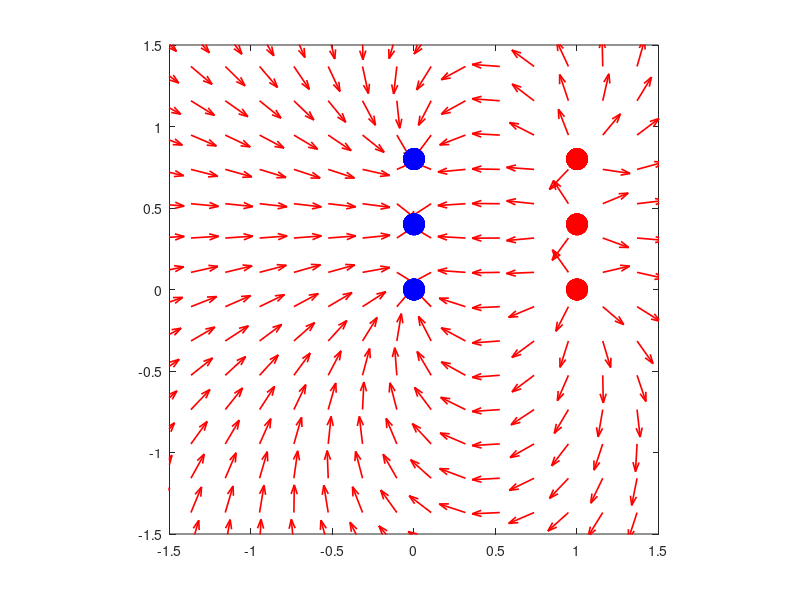

MATLAB code to generate this figure:
% Crear grid
clc; clear; close all; % Limpiar la consola, las variables y las figuras
N=20; % Número de puntos en cada dimensión
minX=-2; maxX=+2; % Valores mínimos y máximos de x
minY=-2; maxY=+2; % Valores mínimos y máximos de y
x=linspace(minX,maxX,N); % Generar valores de x
y=linspace(minY,maxY,N); % Generar valores de y
[xG,yG]=meshgrid(x,y); % Crear una cuadrícula de puntos en el espacio 2D

NQn = 3;
NQp = 3;

% Información de carga negativa
% xCn = ones(1, NQn);
% yCn = linspace(0, (NQn-1)*a, NQn);
xCn = 0; % Coordenada x de la partícula negativa
yCn = 0; % Coordenada y de la partícula negativa
Qn = -20; % Carga negativa de la partícula

% Posición de la partícula positiva
xCp =1; % Coordenada x de la partícula positiva
yCp = 0; % Coordenada y de la partícula positiva
Qp = 20; % Carga positiva de la partícula

% Posición de la partícula central
xC = 0; % Coordenada x de la partícula central
yC = 0; % Coordenada y de la partícula central

% Ancho de las partículas
a=0.4; % Ancho de la partícula
aParticula=0.1; % Ancho de la partícula central

% Constantes
eps0 = 8.85e-12; % Permitividad del espacio libre
kC = 1/(4*pi*eps0); % Constante de Coulomb


% Graficar la flecha
% figure();

% % Graficar la partícula central
% h=rectangle('Position',[xC-aParticula/2,yC-aParticula/2,aParticula,aParticula],'curvature',[1 1]); 
% set(h,'Facecolor',[0 0 0],'Edgecolor',[0 0 1]);

u = zeros(size(xG));
v = zeros(size(yG));

% Graficar la partícula negativa
for i=1:NQn
    for j=1:NQn
        Rx = xG - xCn; % Componente x de la distancia entre cada punto y la partícula negativa
        Ry = yG - yCn - (a * (j-1)); % Componente y de la distancia entre cada punto y la partícula negativa
        R = sqrt(Rx.^2 + Ry.^2).^3; % Distancia entre cada punto y la partícula negativa
        Ex = kC .* Qn .* Rx ./ R; % Componente x del campo eléctrico debido a la partícula negativa
        Ey = kC .* Qn .* Ry ./ R; % Componente y del campo eléctrico debido a la partícula negativa
        
        u = u + Ex;
        v = v + Ey;
    end
end

% Graficar la partícula positiva
for i=1:NQp
    for j=1:NQp
        Rx = xG - xCp; % Componente x de la distancia entre cada punto y la partícula positiva
        Ry = yG - yCp - (a * (j-1)); % Componente y de la distancia entre cada punto y la partícula positiva
        R = sqrt(Rx.^2 + Ry.^2).^3; % Distancia entre cada punto y la partícula positiva
        Ex = kC .* Qp .* Rx ./ R; % Componente x del campo eléctrico debido a la partícula positiva
        Ey = kC .* Qp .* Ry ./ R; % Componente y del campo eléctrico debido a la partícula positiva
        u = u + Ex;
        v = v + Ey;
    end
end

E = sqrt(u.^2 + v.^2); % Magnitud del campo eléctrico en cada punto

% Componentes u y v
u = u./E; % Componente x del vector unitario del campo eléctrico
v = v./E; % Componente y del vector unitario del campo eléctrico

% Graficar las flechas
% u_avg = mean(u(:)); % Componente x promedio del vector unitario del campo eléctrico
% v_avg = mean(v(:)); % Componente y promedio del vector unitario del campo eléctrico

figure();
quiver(xG, yG, u, v, 'autoscalefactor', 0.6, 'color', [1 0 0], 'linewidth', 1.2);
hold on;

for i=1:NQn
    for j=1:NQn
        plot(xCn * ones(1, NQn) , yCn + a * (0:NQn-1), 'bo', 'MarkerSize', 15, 'MarkerFaceColor', 'b'); % Cargas negativas
        plot(xCp * ones(1, NQp), yCp + a * (0:NQp-1), 'ro', 'MarkerSize', 15, 'MarkerFaceColor', 'r'); % Cargas positivas
    end
end
axis([-1.5 1.5 -1.5 1.5]);
axis equal;
box on;

% % Cálculo del Campo Eléctrico => Partícula Central 2
% magnitudDeCargas = sqrt(Qn^2 + Qp^2); % Magnitud de las cargas
% d = sqrt((xCn - xCp)^2 + (yCn - yCp)^2); % Distancia entre las partículas negativa y positiva
% p = magnitudDeCargas*d; % Producto de la magnitud de las cargas y la distancia
% % Punto medio
% xm = (xCn + xCp)/2; % Coordenada x del punto medio
% ym = (yCn + yCp)/2; % Coordenada y del punto medio

% % Distancia desde el punto medio hasta la partícula central
% r = sqrt((xC - xm)^2 + (yC - ym)^2); % Distancia entre el punto medio y la partícula central
% vectorPosicionR = (xC - xm) + (yC - ym); % Vector de posición desde el punto medio hasta la partícula central
% magnitudDeR = sqrt((xC - xm)^2 + (yC - ym)^2); % Magnitud del vector de posición
% vectorUnitarioR = vectorPosicionR/magnitudDeR; % Vector unitario en la dirección del vector de posición
% % Campo eléctrico de la partícula central
% E = (kC * (2*p/(r^2)) * vectorUnitarioR); % Campo eléctrico en la partícula central

% % Graficar las flechas
% % u_avg = mean(u(:)); % Componente x promedio del vector unitario del campo eléctrico
% % v_avg = mean(v(:)); % Componente y promedio del vector unitario del campo eléctrico

% h=quiver(xC, yC, u_avg*3, v_avg*3, 'Color', 'blue', 'LineWidth', 2, 'MaxHeadSize', 1.5); % Graficar la flecha en la partícula central
% set(h,'color',[0 0 1],'linewidth',1.2);
% axis equal;
% box on
% hold off;

% % Campo eléctrico de la partícula central
% disp("Coordenadas de la partícula central:"); % Mostrar las coordenadas de la partícula central
% disp("x: " + xC);
% disp("y: " + yC);
% disp("Campo eléctrico de la partícula central:"); % Mostrar el campo eléctrico en la partícula central
% disp("E: " + E + "N/C");
